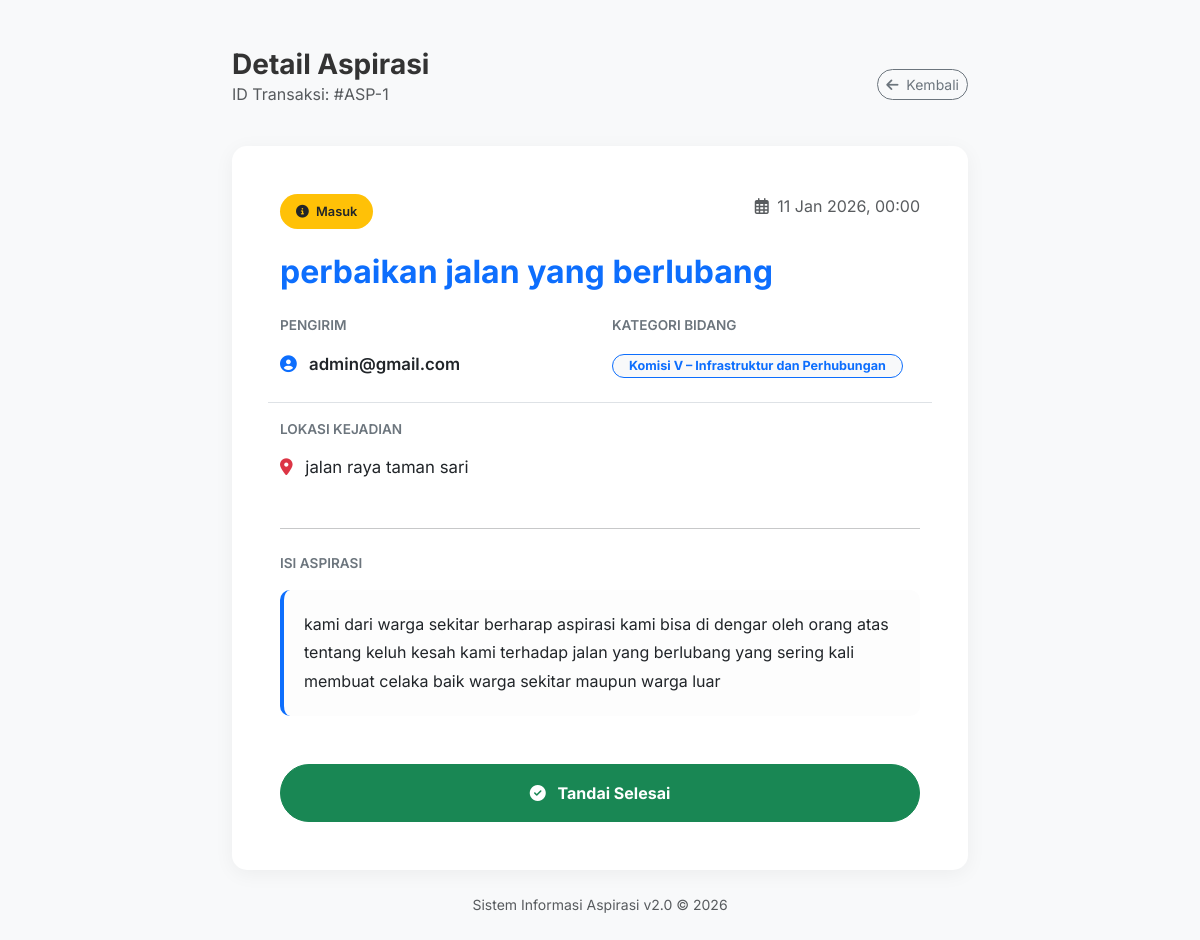
/dashboard_dpr/aspirasi_proses.php?id=1, run on the app's committed database.
### tables this page shows
CREATE TABLE `aspirasi` (
  `id` int NOT NULL,
  `masyarakat_id` int NOT NULL,
  `bidang_id` int NOT NULL,
  `kabupaten_id` int NOT NULL,
  `kecamatan_id` int NOT NULL,
  `desa_id` int NOT NULL,
  `judul` varchar(150) NOT NULL,
  `isi_aspirasi` text NOT NULL,
  `lokasi_jalan` varchar(255) DEFAULT NULL,
  `status` enum('Masuk','Diproses','Ditindaklanjuti','Selesai') DEFAULT 'Masuk',
  `tanggal_aspirasi` date NOT NULL,
  `created_at` timestamp NULL DEFAULT CURRENT_TIMESTAMP,
  `foto` varchar(255) DEFAULT NULL
);

CREATE TABLE `masyarakat` (
  `id` int NOT NULL,
  `nik` varchar(20) NOT NULL,
  `nama` varchar(100) NOT NULL,
  `email` varchar(100) DEFAULT NULL,
  `password` varchar(255) DEFAULT NULL,
  `provinsi` varchar(100) DEFAULT NULL,
  `kabupaten` varchar(100) DEFAULT NULL,
  `kecamatan` varchar(100) DEFAULT NULL,
  `desa` varchar(100) DEFAULT NULL,
  `created_at` timestamp NULL DEFAULT CURRENT_TIMESTAMP
);

CREATE TABLE `bidang` (
  `id` int NOT NULL,
  `nama_bidang` varchar(100) NOT NULL,
  `keterangan` text
);

### dashboard_dpr/aspirasi_proses.php (the view, shortened to what this page needs)
<?php
include '../config/koneksi.php';
$id = mysqli_real_escape_string($koneksi, $_GET['id']);
$sql = "SELECT a.*, m.nama as nama_pengirim, b.nama_bidang
        FROM aspirasi a
        LEFT JOIN masyarakat m ON a.masyarakat_id = m.id
        LEFT JOIN bidang b ON a.bidang_id = b.id
        WHERE a.id = $id";
$query = mysqli_query($koneksi, $sql);
$aspirasi = mysqli_fetch_assoc($query);
$status_class = ($aspirasi['status'] == 'Selesai') ? 'bg-success' : 'bg-warning text-dark';
?>
<!DOCTYPE html>
<html lang="id">
<head>
    <link href="https://cdn.jsdelivr.net/npm/bootstrap@5.3.0/dist/css/bootstrap.min.css" rel="stylesheet">
    <link rel="stylesheet" href="https://cdnjs.cloudflare.com/ajax/libs/font-awesome/6.4.0/css/all.min.css">
</head>
<body>
<div class="container py-5">
    <div class="row justify-content-center">
        <div class="col-lg-8">
            <div class="d-flex justify-content-between align-items-center mb-4">
                <div>
                    <h3 class="fw-bold mb-0">Detail Aspirasi</h3>
                    <p class="text-muted">ID Transaksi: #ASP-<?= $aspirasi['id'] ?></p>
                </div>
                <a href="aspirasi_masuk.php" class="btn btn-outline-secondary btn-sm rounded-pill">
                    <i class="fas fa-arrow-left me-1"></i> Kembali
                </a>
            </div>
            <div class="card">
                <div class="card-body p-4 p-md-5">
                    <div class="d-flex justify-content-between mb-4">
                        <span class="status-badge <?= $status_class ?>">
                            <i class="fas fa-circle-info me-1"></i> <?= $aspirasi['status'] ?>
                        </span>
                        <span class="text-muted">
                            <i class="far fa-calendar-alt me-1"></i> <?= date('d M Y, H:i', strtotime($aspirasi['tanggal_aspirasi'])) ?>
                        </span>
                    </div>
                    <h2 class="fw-bold mb-4 text-primary"><?= htmlspecialchars($aspirasi['judul']) ?></h2>
                    <div class="row">
                        <div class="col-md-6">
                            <p class="detail-label">Pengirim</p>
                            <p class="detail-value text-dark fw-semibold">
                                <i class="fas fa-user-circle me-2 text-primary"></i> <?= htmlspecialchars($aspirasi['nama_pengirim']) ?>
                            </p>
                        </div>
                        <div class="col-md-6">
                            <p class="detail-label">Kategori Bidang</p>
                            <p class="detail-value text-dark">
                                <span class="badge bg-light text-primary border border-primary px-3 rounded-pill"><?= htmlspecialchars($aspirasi['nama_bidang']) ?></span>
                            </p>
                        </div>
                        <div class="col-12 border-top pt-3">
                            <p class="detail-label">Lokasi Kejadian</p>
                            <p class="detail-value italic">
                                <i class="fas fa-map-marker-alt me-2 text-danger"></i> <?= htmlspecialchars($aspirasi['lokasi_jalan']) ?>
                            </p>
                        </div>
                    </div>
                    <hr class="my-4">
                    <p class="detail-label">Isi Aspirasi</p>
                    <div class="content-box mb-4">
                        <p class="mb-0" style="line-height: 1.8;">
                            <?= nl2br(htmlspecialchars($aspirasi['isi_aspirasi'])) ?>
                        </p>
                    </div>
                    <div class="mt-5 d-flex gap-2">
                        <?php if ($aspirasi['status'] != 'Selesai'): ?>
                            <form action="aspirasi_update_status.php" method="POST" class="w-100">
                                <button type="submit" name="status_selesai" class="btn btn-success w-100 py-3 rounded-pill fw-bold">
                                    <i class="fas fa-check-circle me-2"></i> Tandai Selesai
                                </button>
                            </form>
                        <?php else: ?>
                            <button class="btn btn-outline-success w-100 py-3 rounded-pill disabled fw-bold">
                                <i class="fas fa-check-double me-2"></i> Aspirasi Telah Diselesaikan
                            </button>
                        <?php endif; ?>
                    </div>
                </div>
            </div>
            <p class="text-center mt-4 text-muted small">Sistem Informasi Aspirasi v2.0 &copy; 2026</p>
        </div>
    </div>
</div>
</body>
</html>

### dashboard_dpr/aspirasi_proses.php (style rules this page uses)
body { font-family: 'Inter', sans-serif; background-color: #f8f9fa; color: #333; }
.card { border: none; border-radius: 15px; box-shadow: 0 4px 20px rgba(0,0,0,0.05); }
.detail-label { font-weight: 600; color: #6c757d; font-size: 0.85rem; text-transform: uppercase; }
.detail-value { font-size: 1.05rem; margin-bottom: 1.5rem; }
.status-badge { padding: 8px 16px; border-radius: 30px; font-weight: 600; font-size: 0.8rem; }
.content-box { background: #fdfdfd; border-radius: 10px; padding: 20px; border-left: 4px solid #0d6efd; }

### data on the page
aspirasi: id "1", status "Masuk", tanggal_aspirasi "11 Jan 2026, 00:00", judul "perbaikan jalan yang berlubang", masyarakat.nama "admin@gmail.com", bidang.nama_bidang "Komisi V – Infrastruktur dan Perhubungan", lokasi_jalan "jalan raya taman sari", isi_aspirasi "kami dari warga sekitar berharap aspirasi kami bisa di dengar oleh orang atas tentang keluh kesah kami terhadap jalan yang berlubang yang sering kali membuat celaka baik warga sekitar maupun warga luar"
